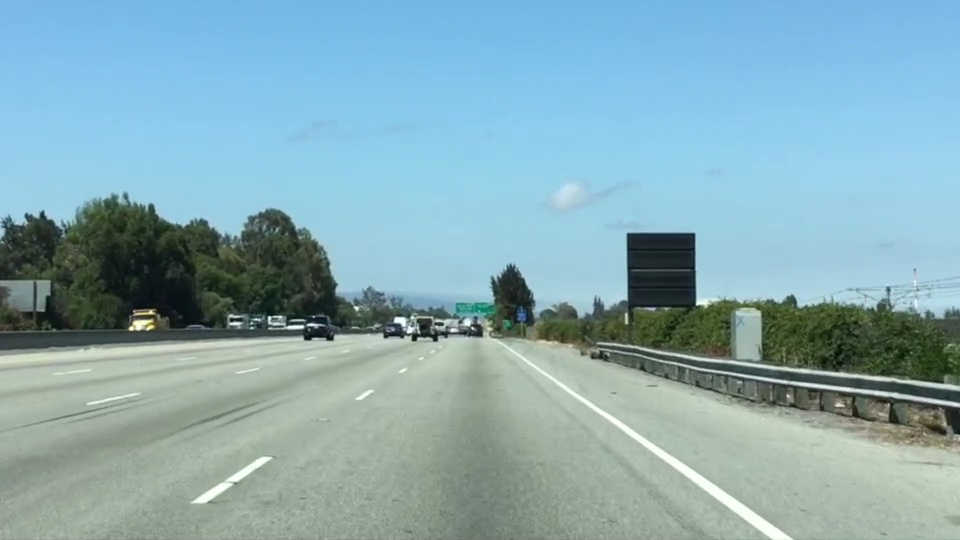
#> input picture batata.jpg, 960 x 540 px, given in place of the camera
$ jupyter execute --allow-errors robo.ipynb
#> lines starting #> are read from the running program, lines starting #| are printed output that depends on the picture; after the words box and inside, x2 and y2 are one past the last pixel; in counts of white or black regions, pixels touching at a corner belong together
#> further down, frame is the input picture: shape (540, 960, 3); mean B, G, R 179.2, 171.1, 135.5
[cell 1]
import matplotlib.pyplot as plt
import numpy as np
import cv2
import matplotlib.image as mpimg

[cell 2]
def imageOperations(image):
    image_g = cv2.cvtColor(image, cv2.COLOR_RGB2GRAY)
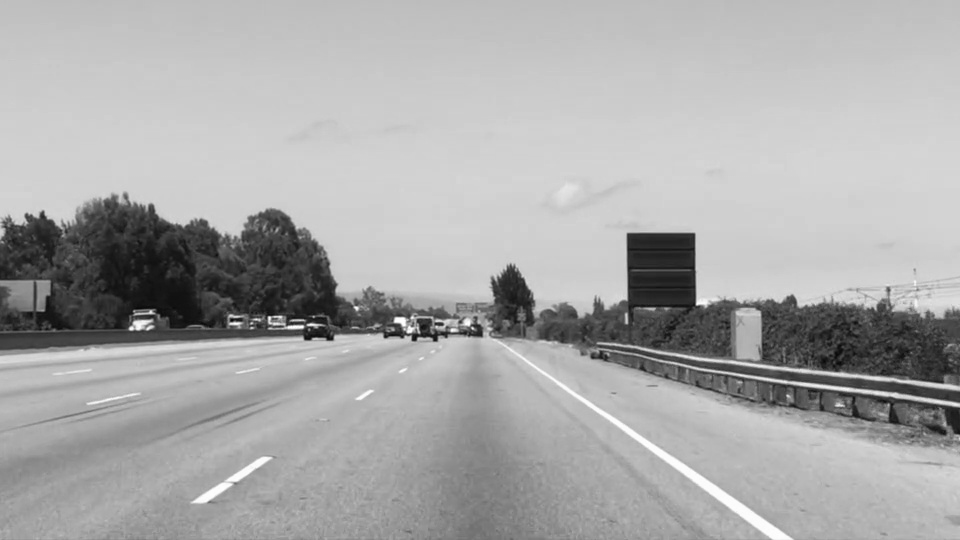
#> image_g: shape (540, 960); min 7, max 254, mean 169.4

    image_blurred = cv2.GaussianBlur(image_g, (7, 7), 0)


    threshold_low = 20
    threshold_high = 80
    image_canny = cv2.Canny(image_blurred, threshold_low, threshold_high)
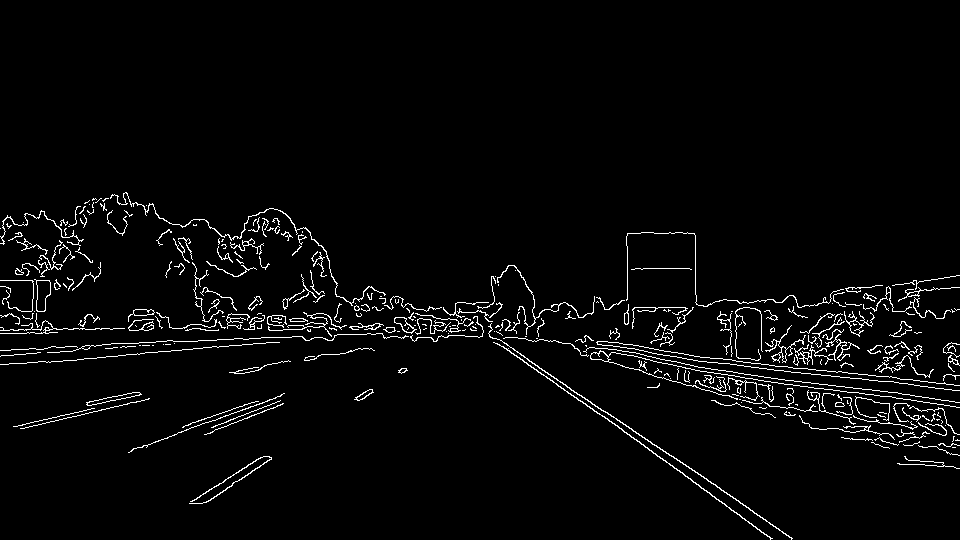
#> image_canny: shape (540, 960); 3.1% white in thin lines or dots, all inside (x1, y1, x2, y2) = (0, 192, 960, 540)
    plt.imshow(image_canny, cmap='gray')

    # [9 lines of commented-out code are left out]
    rho = 2   #distancia da resolucao em pixels
    theta = np.pi/180 # resolucao angular em radianos
    threshold = 40  #Numero minimo de votos
    min_line_len = 100 # numero minimo de pixel mascarando a linha
    max_line_gap = 50 #espaço maximo em pixel entre segmentos de linha conetaveis
    lines = cv2.HoughLinesP(image_canny, rho, theta, threshold, np.array([]), minLineLength=min_line_len, maxLineGap=max_line_gap)
#> lines = 213 rows, first 6: [3, 329, 538, 329], [21, 325, 542, 325], [644, 351, 953, 384], [726, 348, 954, 348], [19, 321, 340, 321], [135, 309, 284, 309]

    #Criando uma imagem preta vazia
    line_image = np.zeros((image_canny.shape[0], image_canny.shape[1], 3), dtype=np.uint8)

    α = 1
    β = 1
    γ = 0

    for line in lines:
        for x1,y1,x2,y2 in line:
            cv2.line(line_image, (x1, y1), (x2, y2), [255, 0, 0], 2)
#> this loop made 213 passes
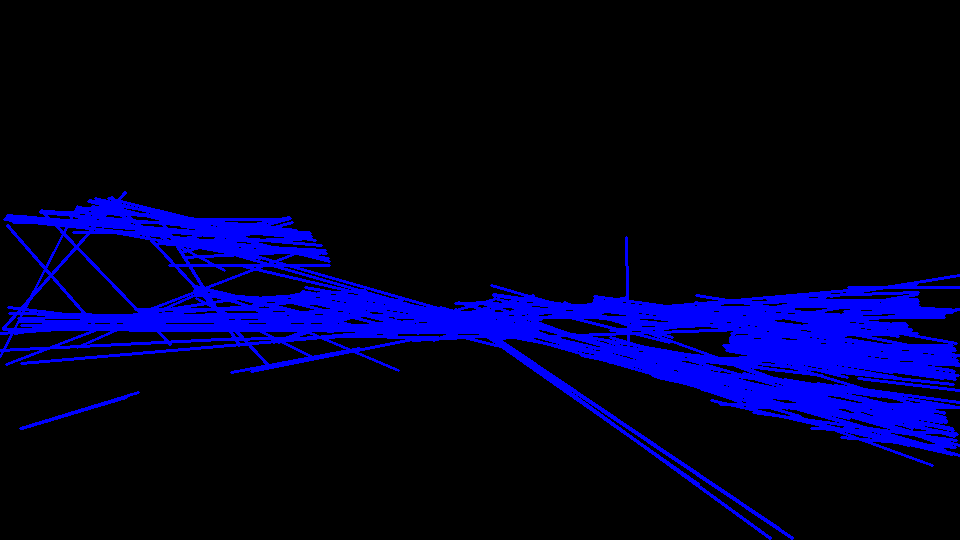
#> line_image: shape (540, 960, 3); mean of channels 0, 1, 2 35.8, 0, 0; drawn as B, G, R

    image_with_lines = cv2.addWeighted(image_canny, α, line_image, β, γ)

    return image_with_lines

[cell 3]
cap = cv2.VideoCapture(0)

#> (the rest of this cell did not finish here and is left out)
